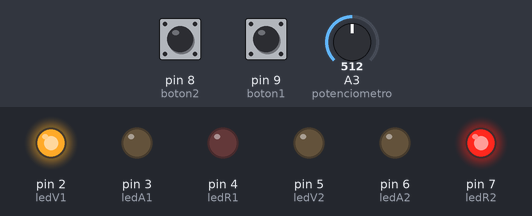
Simulated run of this sketch. Board: Arduino Uno, built with avr-gcc and run on an emulated ATmega328P. On the bench: output pins drawn as LEDs (lit = HIGH). The inputs (shaded band) are chosen by the test bench; at power-on: pin 8 (boton2) LOW, pin 9 (boton1) LOW, A3 (potenciometro) = 512.

Above: at 1.2 s.
1.3 s: pin 8 (boton2) pulled HIGH for 0.15 s
At 4.0 s:
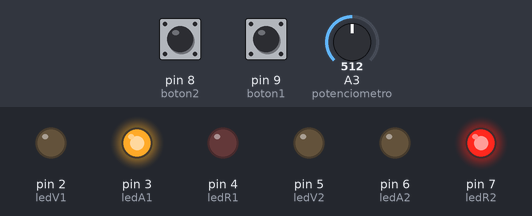
4.3 s: pin 9 (boton1) pulled HIGH for 0.15 s
At 6.3 s:
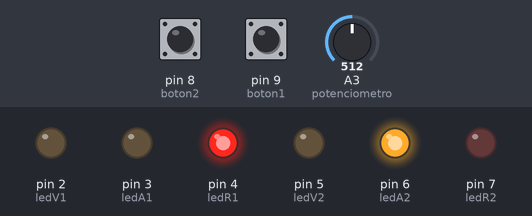
7.3 s: pin 8 (boton2) pulled HIGH for 1 s
At 7.7 s:
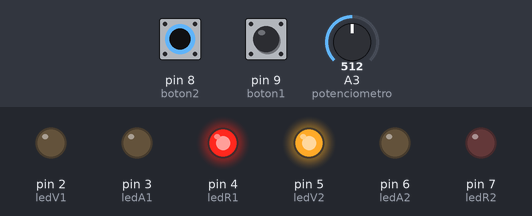
Timing chart, 0 to 10.3 s (numbered marks = the images above; inputs shaded):
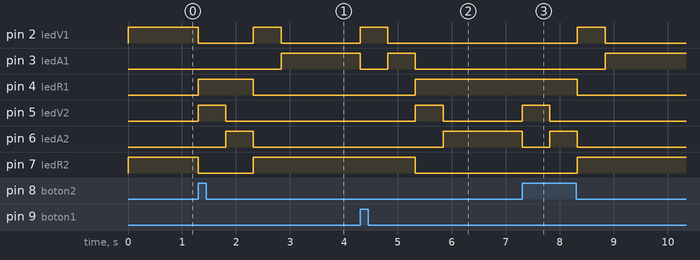

Measured:
- after the input at 1.3 s, pin 2 (ledV1): HIGH → LOW at once, → HIGH 1.0 s later, → LOW 0.51 s later; pin 3 (ledA1): LOW → HIGH after 1.5 s; pin 4 (ledR1): LOW → HIGH at once, → LOW 1.0 s later; pin 5 (ledV2): LOW → HIGH at once, → LOW 0.51 s later; pin 6 (ledA2): LOW → HIGH after 0.51 s, → LOW 0.51 s later
- after the input at 4.3 s, pin 2 (ledV1): LOW → HIGH at once, → LOW 0.51 s later; pin 3 (ledA1): HIGH → LOW at once, → HIGH 0.51 s later, → LOW 0.51 s later; pin 4 (ledR1): LOW → HIGH after 1.0 s; pin 5 (ledV2): LOW → HIGH after 1.0 s, → LOW 0.51 s later; pin 6 (ledA2): LOW → HIGH after 1.5 s
- after the input at 7.3 s, pin 2 (ledV1): LOW → HIGH after 1.0 s, → LOW 0.51 s later; pin 3 (ledA1): LOW → HIGH after 1.5 s; pin 4 (ledR1): HIGH → LOW after 1.0 s; pin 5 (ledV2): LOW → HIGH at once, → LOW 0.51 s later; pin 6 (ledA2): HIGH → LOW at once, → HIGH 0.51 s later, → LOW 0.51 s later

The sketch:

Semaforo.ino
```cpp
#define ledV1 2
#define ledA1 3
#define ledR1 4
#define ledV2 5
#define ledA2 6
#define ledR2 7
#define potenciometro 3

#define boton1 9
#define boton2 8

int tpoten = 0;
bool activo1 = true;


void setup() {

  //Asignacion de pines a los leds
  pinMode(ledV1, OUTPUT);
  pinMode(ledA1, OUTPUT);
  pinMode(ledR1, OUTPUT);
  pinMode(ledV2, OUTPUT);
  pinMode(ledA2, OUTPUT);
  pinMode(ledR2, OUTPUT);

  //Asignacion de pines a los botones
  pinMode(boton1, INPUT);
  pinMode(boton2, INPUT);


  //Apagado de todos los leds al inicio
  digitalWrite(ledV1, LOW);
  digitalWrite(ledA1, LOW);
  digitalWrite(ledR1, LOW);
  digitalWrite(ledV2, LOW);
  digitalWrite(ledA2, LOW);
  digitalWrite(ledR2, LOW);

  //Comienza con encendido del semaforo 1 (vehiculos) y apagado semaforo 2 (peatones)
  digitalWrite(ledV1, HIGH);
  digitalWrite(ledR2, HIGH);
}

void loop() {
  // Verificar semaforo encendido
  if(activo1){

    //Semáforo 1 (vehiculos) encendido, lee estado de boton2
    int valor1 = digitalRead(boton2);

    // Si va a cambiar estado apagado a encendido para semaforo 2, boton2 presionado
    if(valor1==1){
      //Enciende semaforo 2
      serie2();

      activo1=false;
    }
  }else{

    // Semáforo 2 (peatones) encendido, lee estado boton1
    int valor2 = digitalRead(boton1);

    // Cambiar estado semaforo 1 (vehiculos) a encendido, boton presionado
    if(valor2==1){
      //Enciende semaforo 2
      serie1();

      activo1=true;
    }
  }

}

void serie1(){ //Vehiculos

  //Lee cambio de valor de resistencia del potenciometro
  tpoten =analogRead(potenciometro);

  //Inicia serie con semaforo 1 en verde y semaforo 2 en rojo
  digitalWrite(ledV1, HIGH);
  digitalWrite(ledA1, LOW);
  digitalWrite(ledR1, LOW);
  digitalWrite(ledV2, LOW);
  digitalWrite(ledA2, LOW);
  digitalWrite(ledR2, HIGH);

  //Tiempo de espera del valor recibido por el potenciometro
  delay(tpoten);

  //Lee cambio de valor de resistencia del potenciometro
  tpoten =analogRead(potenciometro);

  //Serie con semaforo 1 en amarillo y semaforo 2 en rojo
  digitalWrite(ledV1, LOW);
  digitalWrite(ledA1, HIGH);
  digitalWrite(ledR1, LOW);
  digitalWrite(ledV2, LOW);
  digitalWrite(ledA2, LOW);
  digitalWrite(ledR2, HIGH);

  //Tiempo de espera del valor recibido por el potenciometro
  delay(tpoten);

  //Lee cambio de valor de resistencia del potenciometro
  tpoten =analogRead(potenciometro);

  //Serie con semaforo 1 en rojo y semaforo 2 en verde
  digitalWrite(ledV1, LOW);
  digitalWrite(ledA1, LOW);
  digitalWrite(ledR1, HIGH);
  digitalWrite(ledV2, HIGH);
  digitalWrite(ledA2, LOW);
  digitalWrite(ledR2, LOW);

  //Tiempo de espera del valor recibido por el potenciometro
  delay(tpoten);

  //Lee cambio de valor de resistencia del potenciometro
  tpoten =analogRead(potenciometro);

  //Serie con semaforo 1 en rojo y semaforo 2 en amarillo
  digitalWrite(ledV1, LOW);
  digitalWrite(ledA1, LOW);
  digitalWrite(ledR1, HIGH);
  digitalWrite(ledV2, LOW);
  digitalWrite(ledA2, HIGH);
  digitalWrite(ledR2, LOW);


}

void serie2(){ //Peatones

  //Lee cambio de valor de resistencia del potenciometro
  tpoten =analogRead(potenciometro);

  //Inicia serie con semaforo 1 en rojo y semaforo 2 en verde
  digitalWrite(ledV1, LOW);
  digitalWrite(ledA1, LOW);
  digitalWrite(ledR1, HIGH);
  digitalWrite(ledV2, HIGH);
  digitalWrite(ledA2, LOW);
  digitalWrite(ledR2, LOW);

  //Tiempo de espera del valor recibido por el potenciometro
  delay(tpoten);

  //Lee cambio de valor de resistencia del potenciometro
  tpoten =analogRead(potenciometro);

  //Serie con semaforo 1 en rojo y semaforo 2 en amarillo
  digitalWrite(ledV1, LOW);
  digitalWrite(ledA1, LOW);
  digitalWrite(ledR1, HIGH);
  digitalWrite(ledV2, LOW);
  digitalWrite(ledA2, HIGH);
  digitalWrite(ledR2, LOW);

  //Tiempo de espera del valor recibido por el potenciometro
  delay(tpoten);

  //Lee cambio de valor de resistencia del potenciometro
  tpoten =analogRead(potenciometro);

  //Serie con semaforo 1 en verde y semaforo 2 en rojo
  digitalWrite(ledV1, HIGH);
  digitalWrite(ledA1, LOW);
  digitalWrite(ledR1, LOW);
  digitalWrite(ledV2, LOW);
  digitalWrite(ledA2, LOW);
  digitalWrite(ledR2, HIGH);

  //Tiempo de espera del valor recibido por el potenciometro
  delay(tpoten);

  //Lee cambio de valor de resistencia del potenciometro
  tpoten =analogRead(potenciometro);

  //Serie con semaforo 1 en amarillo y semaforo 2 en rojo
  digitalWrite(ledV1, LOW);
  digitalWrite(ledA1, HIGH);
  digitalWrite(ledR1, LOW);
  digitalWrite(ledV2, LOW);
  digitalWrite(ledA2, LOW);
  digitalWrite(ledR2, HIGH);


}
```
